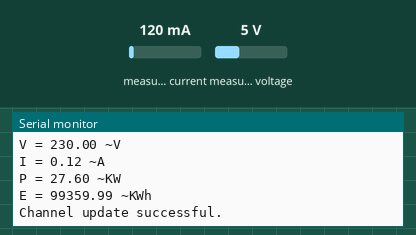
Recording of a sketch running on a simulated ESP32. Shown: the last lines printed to the serial monitor. Inputs (shaded band) come from the test bench; at power-on: measured current 120 mA, measured voltage 5 V. WiFi joins after 1.5 s; servers stay silent unless stated.

Above: at 7.1 s.
7.2 s: measured current set to 40 mA
At 7.93 s:
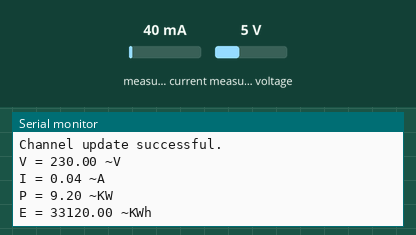
9.6 s: measured voltage set to 0.3 V
At 11.6 s:
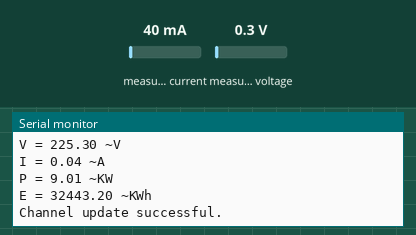
12.0 s: measured current set to 500 mA
At 14.2 s:
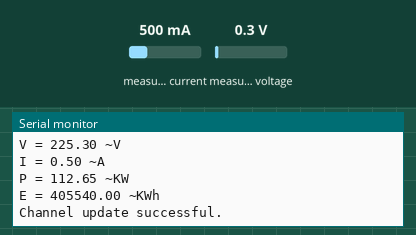
14.4 s: measured voltage set to 3.8 V
At 15.6 s:
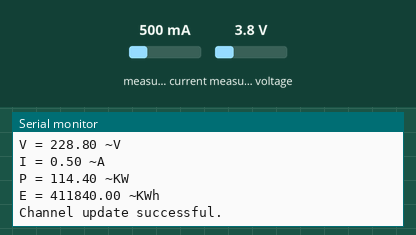
Timing chart, 0 to 17.4 s (numbered marks = the images above; inputs shaded):
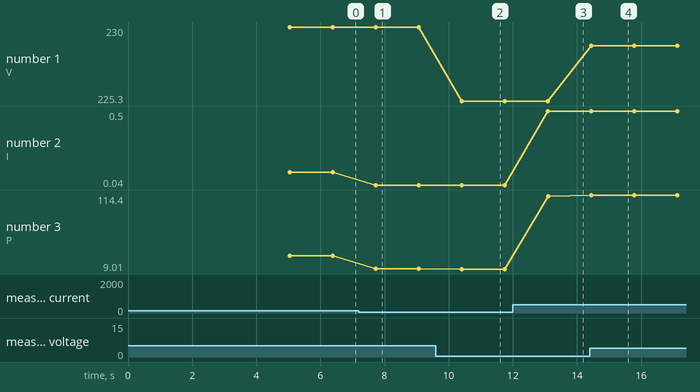

Measured:
- after the input at 7.2 s, the serial monitor: prints a new line after 0.53 s (image 1)
- after the input at 9.6 s, the serial monitor: prints a new line after 0.81 s (image 2)
- after the input at 12.0 s, the serial monitor: prints a new line after 1.1 s (image 3)
- after the input at 14.4 s, the serial monitor: prints a new line at once (image 4)
- plotted number 1: 230 → 225.3 after the input at 9.6 s, 225.3 → 228.8 after the input at 14.4 s
- plotted number 2: 0.12 → 0.04 after the input at 7.2 s, 0.04 → 0.5 after the input at 12.0 s
- plotted number 3: 27.6 → 9.2 after the input at 7.2 s, 9.2 → 9.01 after the input at 9.6 s, 9.01 → 112.65 after the input at 12.0 s, 112.65 → 114.4 after the input at 14.4 s

The sketch:

ResidentialEE.ino
```cpp
#include <WiFi.h>
#include "secrets.h"
#include "ThingSpeak.h" // always include thingspeak header file after other header files and custom macros

#include "ZMPT101B.h"
#include "ACS712.h"


ZMPT101B voltageSensor(33);

ACS712 ACS(35, 3.3, 4096, 66);
char ssid[] = SECRET_SSID;   // your network SSID (name)
char pass[] = SECRET_PASS;   // your network password
int keyIndex = 0;            // your network key Index number (needed only for WEP)
WiFiClient  client;

unsigned long myChannelNumber = SECRET_CH_ID;
const char * myWriteAPIKey = SECRET_WRITE_APIKEY;

// Initialize our values
float voltage = 0;
float current = 0;
int crosscount = 0;
int climb_flag = 0;
int val[100];
int max_v = 0;
float VmaxD = 0;
float VeffD = 0;
float Veff = 0;

//int crosscount = 0;
//int climb_flag = 0;
int cal[100];
int max_c = 0;
float CmaxD = 0;
float CeffD = 0;
float Ceff = 0;


void setup() {
  Serial.begin(115200);  //Initialize serial
  while (!Serial) {
    ; // wait for serial port to connect. Needed for Leonardo native USB port only
  }

  ACS.autoMidPoint();
  voltageSensor.calibrate();
  WiFi.mode(WIFI_STA);
  ThingSpeak.begin(client);  // Initialize ThingSpeak
}

void loop() {

  // Connect or reconnect to WiFi
  if(WiFi.status() != WL_CONNECTED){
    Serial.print("Attempting to connect to SSID: ");
    Serial.println(SECRET_SSID);
    while(WiFi.status() != WL_CONNECTED){
      WiFi.begin(ssid, pass);  // Connect to WPA/WPA2 network. Change this line if using open or WEP network
      Serial.print(".");
      delay(5000);
    }
    Serial.println("\nConnected.");
  }

  float V = voltageSensor.getVoltageAC();
  float I = ACS.mA_AC();
  float P = V * (I/1000);
  float E = P*3600;

  Serial.println(String("V = ") + V + " ~V");
  Serial.println(String("I = ") + (I/1000) + " ~A");
  Serial.println(String("P = ") + P + " ~KW");
  Serial.println(String("E = ") + E + " ~KWh");


  // set the fields with the values
  ThingSpeak.setField(1, V);
  ThingSpeak.setField(2, I/1000);
  ThingSpeak.setField(3, P);
  ThingSpeak.setField(4, E);

  // write to the ThingSpeak channel
  int x = ThingSpeak.writeFields(myChannelNumber, myWriteAPIKey);
  if(x == 200){
    Serial.println("Channel update successful.");
  }

  else{
    Serial.println("Problem updating channel. HTTP error code " + String(x));
  }
  delay(1000); // Wait 20 seconds to update the channel again
}
```

secrets.h
```cpp
// Use this file to store all of the private credentials
// and connection details

#define SECRET_SSID "Airtel_Zerotouch"    // replace MySSID with your WiFi network name
#define SECRET_PASS "Airtel@123"	// replace MyPassword with your WiFi password

#define SECRET_CH_ID 2023658     // replace 0000000 with your channel number
#define SECRET_WRITE_APIKEY "3YCAVY9F3MDYPJT1"   // replace XYZ with your channel write API Key
```
